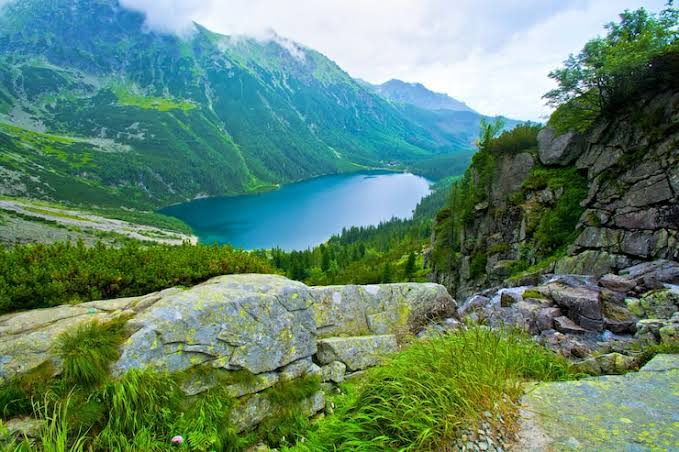
#> input picture image9.jpeg, 679 x 452 px, found by its file name
$ jupyter execute Untitled.ipynb
#> lines starting #> are read from the running program, lines starting #| are printed output that depends on the picture
Exp 09: Implementation-of-Erosion-and-Dilation-Using-OpenCV

Name:Pugazh sozhan.A

Reg.NO:212224240121

[cell 1]
import cv2
import matplotlib.pyplot as plt
img = cv2.imread("image9.JPEG")
#> img is the input picture: shape (452, 679, 3); mean B, G, R 110.1, 133, 97
plt.imshow(cv2.cvtColor(img, cv2.COLOR_BGR2RGB))
plt.title("Original Image")
plt.axis("off")
plt.show()

[cell 2]
kernel = cv2.getStructuringElement(cv2.MORPH_RECT, (5, 5))
erosion = cv2.erode(img, kernel, iterations=1)
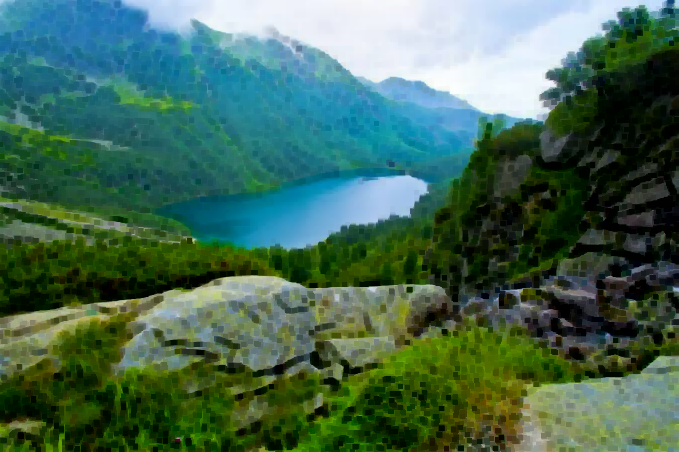
#> erosion: shape (452, 679, 3); mean B, G, R 85.3, 105, 69
plt.imshow(erosion, cmap="gray")
plt.title("Image Erosion")
plt.axis("off")
plt.show()

[cell 3]
kernel = cv2.getStructuringElement(cv2.MORPH_RECT, (5, 5))
dilation = cv2.dilate(img, kernel, iterations=1)
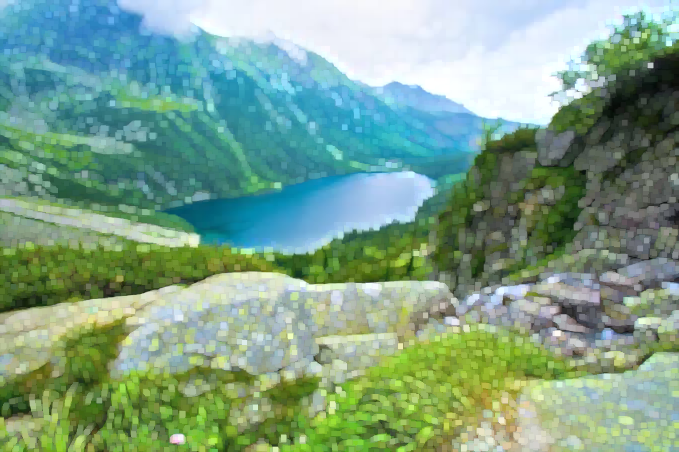
#> dilation: shape (452, 679, 3); mean B, G, R 138.6, 161.4, 125.8
plt.imshow(dilation, cmap="gray")
plt.title("Image Dilation")
plt.axis("off")
plt.show()
